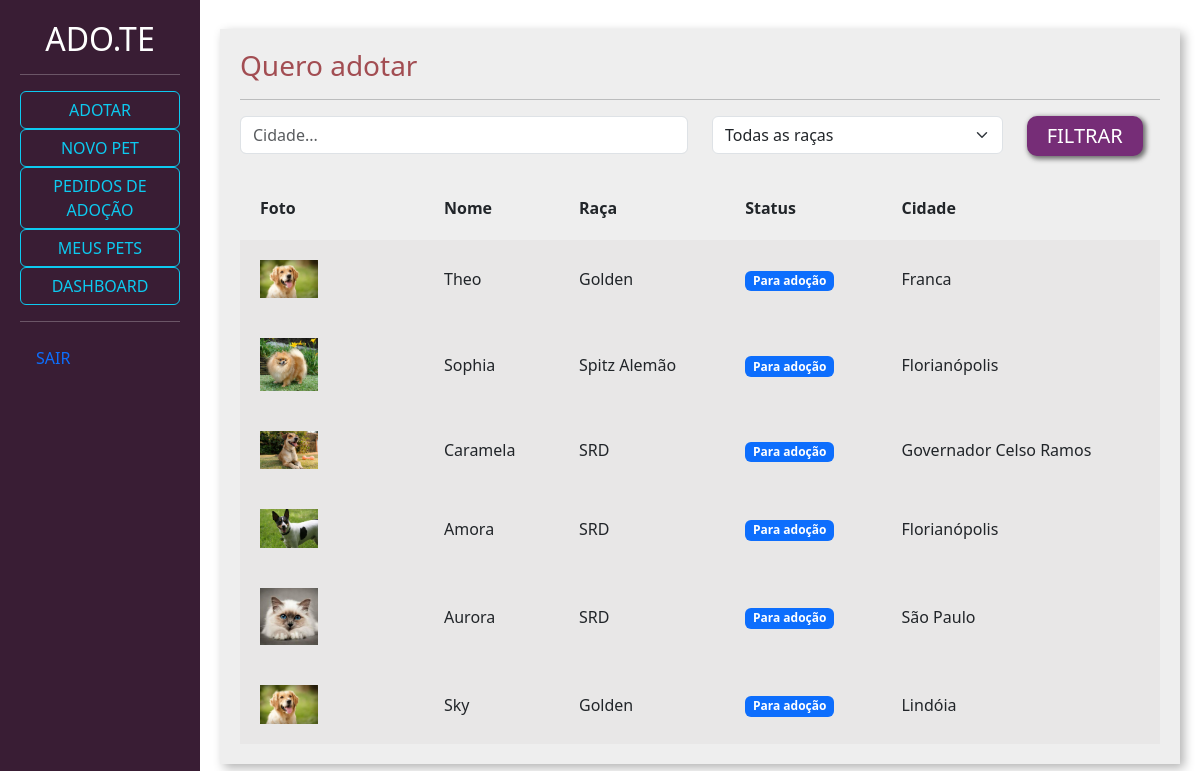
Page /adotar (signed in) on the committed database.
### divulgar/models.py (models this page shows, shortened)
class Pet(models.Model):
    choices_status = (
        ('P', 'Para adoção'),
        ('A', 'Adotado')
    )
    usuario = models.ForeignKey(User, on_delete=models.DO_NOTHING)
    foto = models.ImageField(upload_to="fotos_pets")
    nome = models.CharField(max_length=100)
    descricao = models.TextField()
    estado = models.CharField(max_length=50)
    cidade = models.CharField(max_length=50)
    telefone = models.CharField(max_length=15)
    raca = models.ForeignKey(Raca, on_delete=models.DO_NOTHING)
    tags = models.ManyToManyField(Tag)
    status = models.CharField(max_length=1, choices=choices_status, default='P')

class Raca(models.Model):
    raca = models.CharField(max_length=50)
    def __str__(self):
        return self.raca

### adotar/views.py (the view)
# urls.py: path('', views.listar_pets, name="listar_pets"),
@login_required
def listar_pets(request):
    if request.method == 'GET':
        pets = Pet.objects.filter(status='P')
        racas = Raca.objects.all()
        cidade = request.GET.get('cidade')
        raca_filter = request.GET.get('raca')
        if cidade:
            pets = pets.filter(cidade__icontains=cidade)
        if raca_filter:
            pets = pets.filter(raca__id=raca_filter)
            raca_filter = Raca.objects.get(id=raca_filter)
        else:
            raca_filter = request.GET.get('raca')
        return render(request, 'listar_pets.html', {'pets': pets, 'racas': racas, 'cidade': cidade, 'raca_filter':raca_filter})

### adotar/templates/listar_pets.html (shortened to what this page needs)
{% load static %}
<!doctype html>
<html lang="pt-BR">
    <head>
    <link href="https://cdn.jsdelivr.net/npm/bootstrap@5.3.0-alpha1/dist/css/bootstrap.min.css" rel="stylesheet">
    <link href="{% static 'usuarios/css/cadastro.css' %}" rel="stylesheet">
    <link href="{% static 'divulgar/css/novo_pet.css' %}" rel="stylesheet">
    <link href="{% static 'divulgar/css/seus_pets.css' %}" rel="stylesheet">
    <link href="{% static 'adotar/css/listar_pets.css' %}" rel="stylesheet">
    </head>
    <body>
        <div class="container-fluid">
            <div class="row">
                <div class="col-md-2 bg-side sidebar">
                    <h2><a style="color:inherit;text-decoration: none;" href="{% url 'listar_pets' %}">ADO.TE</a></h2>
                    <hr>
                    <ul class="list-group">
                        <li class="btn btn-outline-info"><a style="color:inherit;text-decoration: none;" href="http://127.0.0.1:8000/adotar">ADOTAR</a></li>
                        <li class="btn btn-outline-info"><a style="color:inherit;text-decoration: none;" href="http://127.0.0.1:8000/divulgar/novo_pet/">NOVO PET</a></li>
                        <li class="btn btn-outline-info"><a style="color:inherit;text-decoration: none;" href="http://127.0.0.1:8000/divulgar/ver_pedido_adocao/">PEDIDOS DE ADOÇÃO</a></li>
                        <li class="btn btn-outline-info"><a style="color:inherit;text-decoration: none;" href="http://127.0.0.1:8000/divulgar/seus_pets">MEUS PETS</a></li>
                        <li class="btn btn-outline-info"><a style="color:inherit;text-decoration: none;" href="http://127.0.0.1:8000/divulgar/dashboard/">DASHBOARD</a></li>
                    </ul>
                    <hr>
                    <ul class="nav flex-column" style="list-style-type:none; text-align:left">
                        <li class="nav-item"><a class="nav-link" href="http://127.0.0.1:8000/auth/sair">SAIR</a></li>
                    </ul>
                </div>
                <div class="col-md">
                    <div class="wrapper">
                        <div class="box width80">
                            <h3 class="font-vinho">Quero adotar</h3>
                            <hr>
                            <form action="{% url 'listar_pets' %}" method="GET">
                                <div class="row">
                                    <div class="col-md-6">
                                        <input type="text" placeholder="Cidade..." value="{% if cidade %}{{cidade}}{% endif %}" name="cidade" class="form-control">
                                    </div>
                                    <div class="col-md-4">
                                        <select class="form-select" name="raca">
                                            <option value="">Todas as raças</option>
                                        </select>
                                    </div>
                                    <div class="col-md-2">
                                        <input type="submit" class="btn-custom-secondary" value="FILTRAR">
                                    </div>
                                </div>
                            </form>
                             <table class="tabela" cellpadding="20">
                                <tr>
                                    <th>Foto</th>
                                    <th>Nome</th>
                                    <th>Raça</th>
                                    <th>Status</th>
                                    <th>Cidade</th>
                                </tr>
                                {% for pet in pets%}
                                    <tr class="tabela-linha">
                                        <td width="20%">
                                            <a href="{% url 'ver_pet' pet.id %}"><img width="40%" src="{{pet.foto.url}}"></a>
                                        </td>
                                        <td>
                                            {{pet.nome}}
                                        </td>
                                        <td>
                                            {{pet.raca}}
                                        </td>
                                        <td>
                                            {% if pet.status == "P" %}
                                                <span class="badge text-bg-primary">Para adoção</span>
                                            {% elif pet.status == "A" %}
                                                <span class="badge text-bg-success">Adotado</span>
                                            {% endif%}
                                        </td>
                                        <td>
                                            {{pet.cidade}}
                                        </td>
                                    </tr>
                                {% endfor %}
                            </table>
                        </div>
                    </div>
                </div>
            </div>
        </div>
    </body>
</html>

### templates/static/usuarios/css/cadastro.css (style rules this page uses)
.bg-side { background-color: #391D34; color: white; height: 100vh; }

### templates/static/divulgar/css/novo_pet.css (style rules this page uses)
.sidebar { text-align: center; padding: 20px; }
.wrapper { margin-top: 3%; display: flex; flex-direction: row; justify-content: center; align-items: center; }
.box { padding:20px; width: 50vw; background: rgb(238, 238, 238); box-shadow: 4px 4px 10px rgba(0,0,0,.3); }
.font-vinho { color: #A24D52; }

### templates/static/divulgar/css/seus_pets.css (style rules this page uses)
.width80 { width: 80vw; }
.tabela { width: 100%; margin-top: 20px; }
.tabela-linha { background-color: #e8e7e7; }

### templates/static/adotar/css/listar_pets.css (style rules this page uses)
.btn-custom-secondary { background-color: #762D77; border: none; box-shadow: 2px 2px 5px 1px rgb(108, 108, 108); color: white; font-size: 20px; padding: 5px 20px 5px 20px; border-radius: 10px; }

### rows in the picture
Pet: foto (picture), nome "Theo", raca "Golden", status "Para adoção", cidade "Franca"
Pet: foto (picture), nome "Sophia", raca "Spitz Alemão", status "Para adoção", cidade "Florianópolis"
Pet: foto (picture), nome "Caramela", raca "SRD", status "Para adoção", cidade "Governador Celso Ramos"
Pet: foto (picture), nome "Amora", raca "SRD", status "Para adoção", cidade "Florianópolis"
Pet: foto (picture), nome "Aurora", raca "SRD", status "Para adoção", cidade "São Paulo"
Pet: foto (picture), nome "Sky", raca "Golden", status "Para adoção", cidade "Lindóia"
